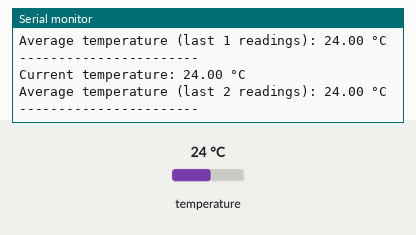
Simulated run of this sketch. Board: Arduino Uno, built with avr-gcc and run on an emulated ATmega328P. Parts: the last lines printed to the serial monitor. Inputs (shaded band) come from the test bench; at power-on: temperature 24 °C.

Above: at 7.5 s.
7.6 s: temperature set to 12 °C
At 11.0 s:
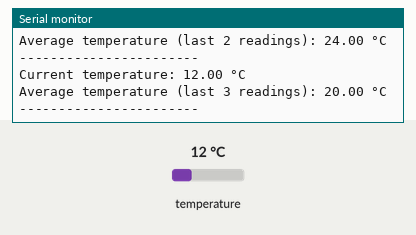
12.2 s: temperature set to 19 °C
At 13.3 s:
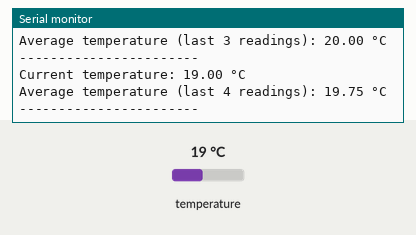
Timing chart, 0 to 15.2 s (numbered marks = the images above; inputs shaded):
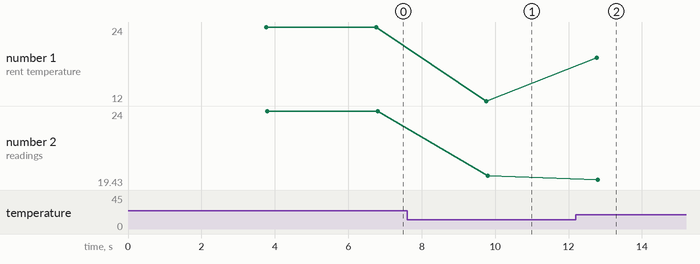

The sketch:

temperature_sensor.ino
```cpp
/*
 * Arduino Temperature Sensor Project with DS18B20
 *
 * This sketch reads temperature from a DS18B20 sensor every 3 seconds,
 * stores readings in a circular buffer of 10 elements,
 * and calculates/displays the average temperature.
 */

#include <OneWire.h>
#include <DallasTemperature.h>

// Data wire is connected to digital pin 2
#define ONE_WIRE_BUS 2

// Setup a oneWire instance to communicate with any OneWire devices
OneWire oneWire(ONE_WIRE_BUS);

// Pass our oneWire reference to Dallas Temperature sensor
DallasTemperature sensors(&oneWire);

// Circular buffer for temperature readings
#define BUFFER_SIZE 10
float tempBuffer[BUFFER_SIZE];
int bufferIndex = 0;
int bufferCount = 0;

// Timing variables
unsigned long lastReadTime = 0;
const unsigned long READ_INTERVAL = 3000; // 3 seconds in milliseconds

void setup() {
  // Initialize Serial port
  Serial.begin(9600);
  Serial.println("DS18B20 Temperature Sensor with Circular Buffer");

  // Start up the Dallas Temperature library
  sensors.begin();

  // Initialize the buffer with zeros
  for (int i = 0; i < BUFFER_SIZE; i++) {
    tempBuffer[i] = 0.0;
  }
}

void loop() {
  unsigned long currentTime = millis();

  // Check if it's time to read the temperature
  if (currentTime - lastReadTime >= READ_INTERVAL) {
    lastReadTime = currentTime;

    // Read temperature from sensor
    sensors.requestTemperatures();
    float temperature = sensors.getTempCByIndex(0);

    // Store temperature in circular buffer
    tempBuffer[bufferIndex] = temperature;

    // Update buffer index and count
    bufferIndex = (bufferIndex + 1) % BUFFER_SIZE;
    if (bufferCount < BUFFER_SIZE) {
      bufferCount++;
    }

    // Calculate average temperature
    float sum = 0.0;
    for (int i = 0; i < bufferCount; i++) {
      sum += tempBuffer[i];
    }
    float average = sum / bufferCount;

    // Display results
    Serial.print("Current temperature: ");
    Serial.print(temperature);
    Serial.println(" °C");

    Serial.print("Average temperature (last ");
    Serial.print(bufferCount);
    Serial.print(" readings): ");
    Serial.print(average);
    Serial.println(" °C");

    Serial.println("-----------------------");
  }
}
```

Measured:
- after the input at 7.6 s, the serial monitor: prints a new line after 2.2 s (image 1)
- after the input at 12.2 s, the serial monitor: prints a new line after 0.56 s (image 2)
- plotted number 1: 24 → 12 after the input at 7.6 s, 12 → 19 after the input at 12.2 s
- plotted number 2: 24 → 20 after the input at 7.6 s, 20 → 19.43 after the input at 12.2 s
